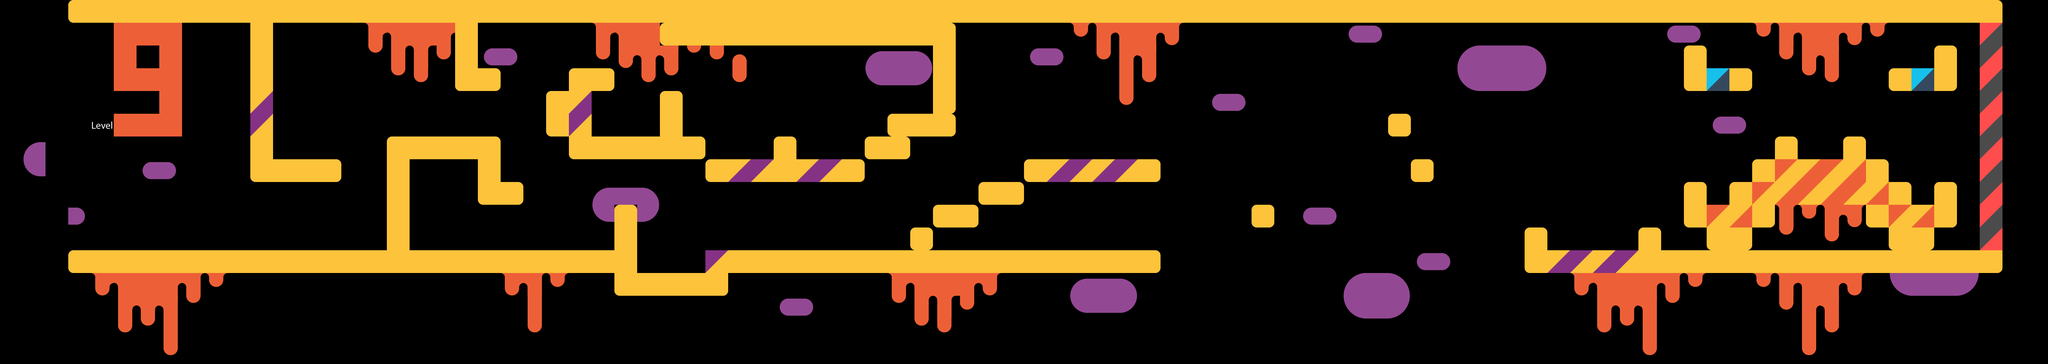

The image is a tile-based game level rendered from a .tmx file. Its description and source (layers, tilesets, objects; grid data summarised) follow:
An orthogonal 90x16 tile map with 64x64 px tiles, 2 tile layers (Floor_ui, Coins) and 21 objects.

<map version="1.1" tiledversion="2018.08.22" orientation="orthogonal" renderorder="right-down" width="90" height="16" tilewidth="64" tileheight="64" infinite="0" nextlayerid="6" nextobjectid="156">
 <tileset firstgid="1" source="Tiles.tsx" />
 <layer id="1" name="Floor_ui" width="90" height="16">
  <data>[1440 cells, 510 non-empty, 63 distinct tile ids]</data>
 </layer>
 <layer id="2" name="Coins" width="90" height="16">
  <data>[1440 cells, 11 non-empty, 1 distinct tile ids]</data>
 </layer>
 <objectgroup id="3" name="Coins_Object">
  <object id="56" x="1216" y="64" width="64" height="64" />
  <object id="60" x="1664" y="256" width="64" height="64" />
  <object id="100" x="1216" y="512" width="64" height="64" />
  <object id="101" x="2752" y="640" width="64" height="64" />
  <object id="125" x="2880" y="576" width="64" height="64" />
  <object id="148" x="2496" y="192" width="64" height="64" />
  <object id="149" x="3008" y="512" width="64" height="64" />
  <object id="151" x="4864" y="256" width="64" height="64" />
  <object id="152" x="5312" y="256" width="64" height="64" />
  <object id="153" x="5376" y="128" width="64" height="64" />
  <object id="154" x="4800" y="128" width="64" height="64" />
 </objectgroup>
 <objectgroup id="4" name="Enemy_Object">
  <object id="112" x="1152" y="320" width="64" height="64">
   <properties>
    <property name="isDynamic" type="bool" value="true" />
    <property name="isVertical" type="bool" value="false" />
   </properties>
  </object>
  <object id="121" x="1984" y="384" width="192" height="64">
   <properties>
    <property name="isDynamic" type="bool" value="false" />
    <property name="isVertical" type="bool" value="false" />
   </properties>
  </object>
  <object id="134" x="1792" y="704" width="192" height="64">
   <properties>
    <property name="isDynamic" type="bool" value="false" />
    <property name="isVertical" type="bool" value="false" />
   </properties>
  </object>
  <object id="135" x="3520" y="448" width="64" height="64">
   <properties>
    <property name="isDynamic" type="bool" value="true" />
    <property name="isVertical" type="bool" value="false" />
   </properties>
  </object>
  <object id="136" x="5120" y="192" width="64" height="64">
   <properties>
    <property name="isDynamic" type="bool" value="true" />
    <property name="isVertical" type="bool" value="false" />
   </properties>
  </object>
  <object id="137" x="1536" y="64" width="64" height="64">
   <properties>
    <property name="isDynamic" type="bool" value="true" />
    <property name="isVertical" type="bool" value="false" />
   </properties>
  </object>
  <object id="139" x="2176" y="640" width="64" height="64">
   <properties>
    <property name="isDynamic" type="bool" value="true" />
    <property name="isVertical" type="bool" value="false" />
   </properties>
  </object>
  <object id="142" x="4352" y="640" width="256" height="64">
   <properties>
    <property name="isDynamic" type="bool" value="false" />
    <property name="isVertical" type="bool" value="false" />
   </properties>
  </object>
  <object id="145" x="2240" y="384" width="192" height="64">
   <properties>
    <property name="isDynamic" type="bool" value="false" />
    <property name="isVertical" type="bool" value="false" />
   </properties>
  </object>
  <object id="155" x="128" y="0" width="41" height="1024">
   <properties>
    <property name="isDynamic" type="bool" value="false" />
    <property name="isVertical" type="bool" value="false" />
   </properties>
  </object>
 </objectgroup>
 <objectgroup id="5" name="Text_Object" />
</map>
